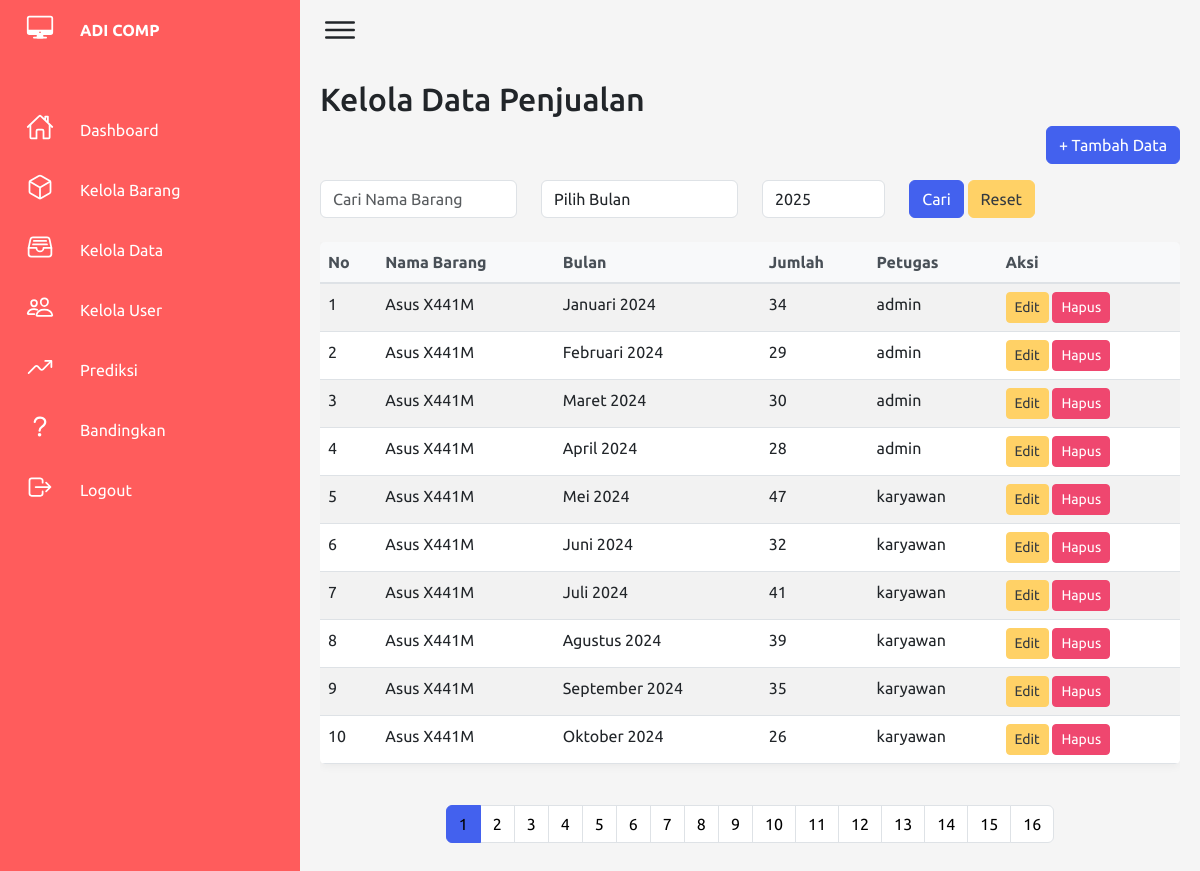
Page /admin/kelola_data.php (signed in) on the committed database.
### tables this page shows
CREATE TABLE `penjualan` (
  `id_penjualan` int(11) NOT NULL,
  `id_barang` int(11) DEFAULT NULL,
  `id_user` int(11) DEFAULT NULL,
  `bulan` date DEFAULT NULL,
  `jumlah` int(11) DEFAULT NULL
);

CREATE TABLE `barang` (
  `id_barang` int(11) NOT NULL,
  `nama_barang` varchar(50) DEFAULT NULL,
  `stok` int(11) NOT NULL
);

CREATE TABLE `user` (
  `id_user` int(11) NOT NULL,
  `username` varchar(25) DEFAULT NULL,
  `password` varchar(50) DEFAULT NULL,
  `level` int(11) DEFAULT NULL
);

### admin/kelola_data.php (the view, shortened to what this page needs)
<?php
include '../config/koneksi.php';
$limit = 10;
$page = isset($_GET['page']) ? $_GET['page'] : 1;
$offset = ($page - 1) * $limit;
$search = isset($_GET['search']) ? mysqli_real_escape_string($conn, $_GET['search']) : '';
$filter_bulan = isset($_GET['bulan']) ? mysqli_real_escape_string($conn, $_GET['bulan']) : '';
$filter_tahun = isset($_GET['tahun']) ? mysqli_real_escape_string($conn, $_GET['tahun']) : date('Y');
$query = "SELECT penjualan.id_penjualan, barang.nama_barang, barang.id_barang, penjualan.bulan, penjualan.jumlah, penjualan.id_user, user.username
          FROM penjualan
          JOIN barang ON penjualan.id_barang = barang.id_barang
          LEFT JOIN user ON penjualan.id_user = user.id_user
          WHERE barang.nama_barang LIKE '%$search%'";
$query .= " ORDER BY barang.nama_barang ASC, YEAR(penjualan.bulan) ASC, MONTH(penjualan.bulan) ASC LIMIT $limit OFFSET $offset";
$result = mysqli_query($conn, $query);
$countQuery = "SELECT COUNT(*) as total FROM penjualan
               JOIN barang ON penjualan.id_barang = barang.id_barang
               LEFT JOIN user ON penjualan.id_user = user.id_user
               WHERE barang.nama_barang LIKE '%$search%'";
$countResult = mysqli_query($conn, $countQuery);
$totalRows = mysqli_fetch_assoc($countResult)['total'];
$totalPages = ceil($totalRows / $limit);
$years_query = "SELECT DISTINCT YEAR(bulan) as tahun FROM penjualan ORDER BY tahun ASC";
$years_result = mysqli_query($conn, $years_query);
$available_years = [];
while ($year_row = mysqli_fetch_assoc($years_result)) {
    $available_years[] = $year_row['tahun'];
}
?>
<!DOCTYPE html>
<html lang="id">
<head>
    <link rel="stylesheet" href="https://cdn.jsdelivr.net/npm/bootstrap@5.3.0/dist/css/bootstrap.min.css">
    <link rel="stylesheet" href="../css/dashboard.css">
    <link rel="stylesheet" href="../css/sidebar-fix.css">
    <link rel="stylesheet" href="../css/modal.css">
</head>
<body>
    <div class="navigation">
            <ul>
                <li><a href="#"><span class="icon"><ion-icon name="desktop-outline"></ion-icon></span>
                        <span class="title"><strong>ADI COMP</strong></span>
                <li><a href="dashboard.php"><span class="icon"><ion-icon name="home-outline"></ion-icon></span>
                        <span class="title">Dashboard</span></a></li>
                <li><a href="kelola_barang.php" class="active"><span class="icon"><ion-icon name="cube-outline"></ion-icon></span>
                        <span class="title">Kelola Barang</span></a></li>
                <li><a href="kelola_data.php"><span class="icon"><ion-icon name="file-tray-full-outline"></ion-icon></span>
                        <span class="title">Kelola Data</span></a></li>
                <li><a href="kelola_user.php"><span class="icon"><ion-icon name="people-outline"></ion-icon></span>
                        <span class="title">Kelola User</span></a></li>
                <li><a href="prediksi.php"><span class="icon"><ion-icon name="trending-up-outline"></ion-icon></span>
                        <span class="title">Prediksi</span></a></li>
                <li><a href="bandingkan.php"><span class="icon"><ion-icon name="help-outline"></ion-icon></span>
                        <span class="title">Bandingkan</span></a></li>
                <li><a href="../logout.php"><span class="icon"><ion-icon name="log-out-outline"></ion-icon></span>
                        <span class="title">Logout</span></a></li>
            </ul>
    </div>
    <div class="main">
        <div class="topbar">
            <div class="toggle"><ion-icon name="menu-outline"></ion-icon></div>
        </div>
        <div class="content">
            <h2>Kelola Data Penjualan</h2>
            <div class="d-flex justify-content-end mb-3">
                <button class="btn btn-primary" onclick="showTambahModal()">+ Tambah Data</button>
            </div>
            <form method="GET" class="mb-3">
                <div class="row">
                    <div class="col-md-3 mb-2">
                        <input type="text" name="search" class="form-control" placeholder="Cari Nama Barang" value="<?php echo $search; ?>">
                    </div>
                    <div class="col-md-3 mb-2">
                        <select name="bulan" class="form-control">
                            <option value="">Pilih Bulan</option>
                        </select>
                    </div>
                    <div class="col-md-2 mb-2">
                        <select name="tahun" class="form-control">
                            <?php
                            if (empty($available_years)) {
                                $current_year = date('Y');
                                echo "<option value='$current_year' selected>$current_year</option>";
                            } else {
                                foreach ($available_years as $year) {
                                    $selected = ($filter_tahun == $year) ? 'selected' : '';
                                    echo "<option value='$year' $selected>$year</option>";
                                }
                            }
                            ?>
                        </select>
                    </div>
                    <div class="col-md-4 mb-2">
                        <button type="submit" class="btn btn-primary">Cari</button>
                        <a href="kelola_data.php" class="btn btn-warning">Reset</a>
                    </div>
                </div>
            </form>
            <div class="table-responsive">
                <table class="table table-striped">
                    <thead>
                        <tr>
                            <th>No</th>
                            <th>Nama Barang</th>
                            <th>Bulan</th>
                            <th>Jumlah</th>
                            <th>Petugas</th>
                            <th>Aksi</th>
                        </tr>
                    </thead>
                    <tbody>
                    <?php
                        $no = $offset + 1;
                        while ($row = mysqli_fetch_assoc($result)) {
                            $bulanIndo = [
                                'January' => 'Januari', 'February' => 'Februari', 'March' => 'Maret',
                                'April' => 'April', 'May' => 'Mei', 'June' => 'Juni',
                                'July' => 'Juli', 'August' => 'Agustus', 'September' => 'September',
                                'October' => 'Oktober', 'November' => 'November', 'December' => 'Desember'
                            ];
                            $bulanInggris = date('F', strtotime($row['bulan']));
                            $tahun = date('Y', strtotime($row['bulan']));
                            $namaBulan = $bulanIndo[$bulanInggris] . " " . $tahun;
                            $username = $row['username'] ? $row['username'] : 'Tidak ada';
                            echo "<tr>
                                <td>{$no}</td>
                                <td>{$row['nama_barang']}</td>
                                <td>{$namaBulan}</td>
                                <td>{$row['jumlah']}</td>
                                <td>{$username}</td>
                                <td>
                                    <button class='btn btn-warning btn-sm' onclick=\"editData('{$row['id_penjualan']}', '" . addslashes($row['nama_barang']) . "', '" . addslashes($namaBulan) . "', '{$row['bulan']}', '{$row['jumlah']}', '{$row['id_user']}', '" . addslashes($username) . "')\">Edit</button>
                                    <a href='?hapus={$row['id_penjualan']}' class='btn btn-danger btn-sm' onclick=\"return confirm('Yakin ingin menghapus data ini?')\">Hapus</a>
                                </td>
                            </tr>";
                        $no++;
                    }
                    ?>
                    </tbody>
                </table>
            </div>
            <nav aria-label="Page navigation">
                <ul class="pagination justify-content-center">
                    <?php for ($i = 1; $i <= $totalPages; $i++) : ?>
                        <li class="page-item <?php echo ($i == $page) ? 'active' : ''; ?>">
                            <a class="page-link" href="?page=<?php echo $i; ?>&search=<?php echo $search; ?>&bulan=<?php echo $filter_bulan; ?>&tahun=<?php echo $filter_tahun; ?>"><?php echo $i; ?></a>
                        </li>
                    <?php endfor; ?>
                </ul>
            </nav>
        </div>
    </div>
</body>
</html>

### css/dashboard.css (style rules this page uses)
* { font-family: "Ubuntu", sans-serif; margin: 0; padding: 0; box-sizing: border-box; }
:root { --red: #ff5c5c; --white: #fff; --gray: #f5f5f5; --black1: #222; --black2: #999; }
body { min-height: 100vh; overflow-x: hidden; }
.navigation { position: fixed; top: 0; left: 0; width: 300px; height: 100%; background: var(--red); border-left: 10px solid var(--red); transition: 0.5s; overflow: hidden; }
.navigation ul { position: absolute; top: 0; left: 0; width: 100%; }
.navigation ul li { position: relative; width: 100%; list-style: none; border-top-left-radius: 30px; border-bottom-left-radius: 30px; }
.navigation ul li:nth-child(1) { margin-bottom: 40px; pointer-events: none; }
.navigation ul li a { position: relative; display: block; width: 100%; display: flex; text-decoration: none; color: var(--white); }
.navigation ul li a .icon { position: relative; display: block; min-width: 60px; height: 60px; line-height: 75px; text-align: center; }
.navigation ul li a .icon ion-icon { font-size: 1.75rem; }
.navigation ul li a .title { position: relative; display: block; padding: 0 10px; height: 60px; line-height: 60px; text-align: start; white-space: nowrap; }
.main { position: absolute; width: calc(100% - 300px); left: 300px; min-height: 100vh; background: var(--white); transition: 0.5s; }
.content { padding: 20px; margin-left: 0; width: 100%; }
.topbar { width: 100%; height: 60px; display: flex; justify-content: space-between; align-items: center; padding: 0 10px; }
.toggle { position: relative; width: 60px; height: 60px; display: flex; justify-content: center; align-items: center; font-size: 2.5rem; cursor: pointer; }

### css/sidebar-fix.css (style rules this page uses)
.navigation { position: fixed; width: 300px; height: 100%; background: #ff5c5c; border-left: 10px solid #ff5c5c; transition: 0.5s; overflow: hidden; z-index: 1000; }
.navigation ul { position: absolute; top: 0; left: 0; width: 100%; padding-left: 0; margin-bottom: 0; }
.navigation ul li { position: relative; width: 100%; list-style: none; border-top-left-radius: 30px; border-bottom-left-radius: 30px; margin-bottom: 0; }
.navigation ul li:nth-child(1) { margin-bottom: 40px; pointer-events: none; }
.navigation ul li a { position: relative; display: block; width: 100%; display: flex; text-decoration: none; color: #fff; }
.navigation ul li a .icon { position: relative; display: block; min-width: 60px; height: 60px; line-height: 70px; text-align: center; }
.navigation ul li a .icon ion-icon { font-size: 1.75em; }
.navigation ul li a .title { position: relative; display: block; padding: 0 10px; height: 60px; line-height: 60px; text-align: start; white-space: nowrap; }
.main { position: absolute; width: calc(100% - 300px); left: 300px; min-height: 100vh; background: #f5f5f5; transition: 0.5s; }
.topbar { width: 100%; height: 60px; display: flex; justify-content: space-between; align-items: center; padding: 0 10px; }
.toggle { position: relative; top: 0; width: 60px; height: 60px; display: flex; justify-content: center; align-items: center; font-size: 2.5em; cursor: pointer; }

### css/modal.css (style rules this page uses)
.btn { transition: all 0.2s; }
.btn-primary { background-color: #4361ee; border-color: #4361ee; }
.btn-danger { background-color: #ef476f; border-color: #ef476f; }
.btn-warning { background-color: #ffd166; border-color: #ffd166; color: #343a40; }
.table { box-shadow: 0 2px 10px rgba(0, 0, 0, 0.05); border-radius: 5px; overflow: hidden; }
.table thead th { background-color: #f8f9fa; border-bottom: 2px solid #dee2e6; color: #495057; font-weight: 600; }
.table-striped tbody tr:nth-of-type(odd) { background-color: rgba(0, 123, 255, 0.03); }
.pagination { margin-top: 25px; }
.pagination .page-item.active .page-link { background-color: #4361ee; border-color: #4361ee; }
.pagination .page-link { color: #000000; }

### rows in the picture
penjualan: id_barang.nama_barang "Asus X441M", bulan "Januari 2024", jumlah "34", id_user.username "admin"
penjualan: id_barang.nama_barang "Asus X441M", bulan "Februari 2024", jumlah "29", id_user.username "admin"
penjualan: id_barang.nama_barang "Asus X441M", bulan "Maret 2024", jumlah "30", id_user.username "admin"
penjualan: id_barang.nama_barang "Asus X441M", bulan "April 2024", jumlah "28", id_user.username "admin"
penjualan: id_barang.nama_barang "Asus X441M", bulan "Mei 2024", jumlah "47", id_user.username "karyawan"
penjualan: id_barang.nama_barang "Asus X441M", bulan "Juni 2024", jumlah "32", id_user.username "karyawan"
penjualan: id_barang.nama_barang "Asus X441M", bulan "Juli 2024", jumlah "41", id_user.username "karyawan"
penjualan: id_barang.nama_barang "Asus X441M", bulan "Agustus 2024", jumlah "39", id_user.username "karyawan"
penjualan: id_barang.nama_barang "Asus X441M", bulan "September 2024", jumlah "35", id_user.username "karyawan"
penjualan: id_barang.nama_barang "Asus X441M", bulan "Oktober 2024", jumlah "26", id_user.username "karyawan"

### other values in the picture
form field tahun "2025"
